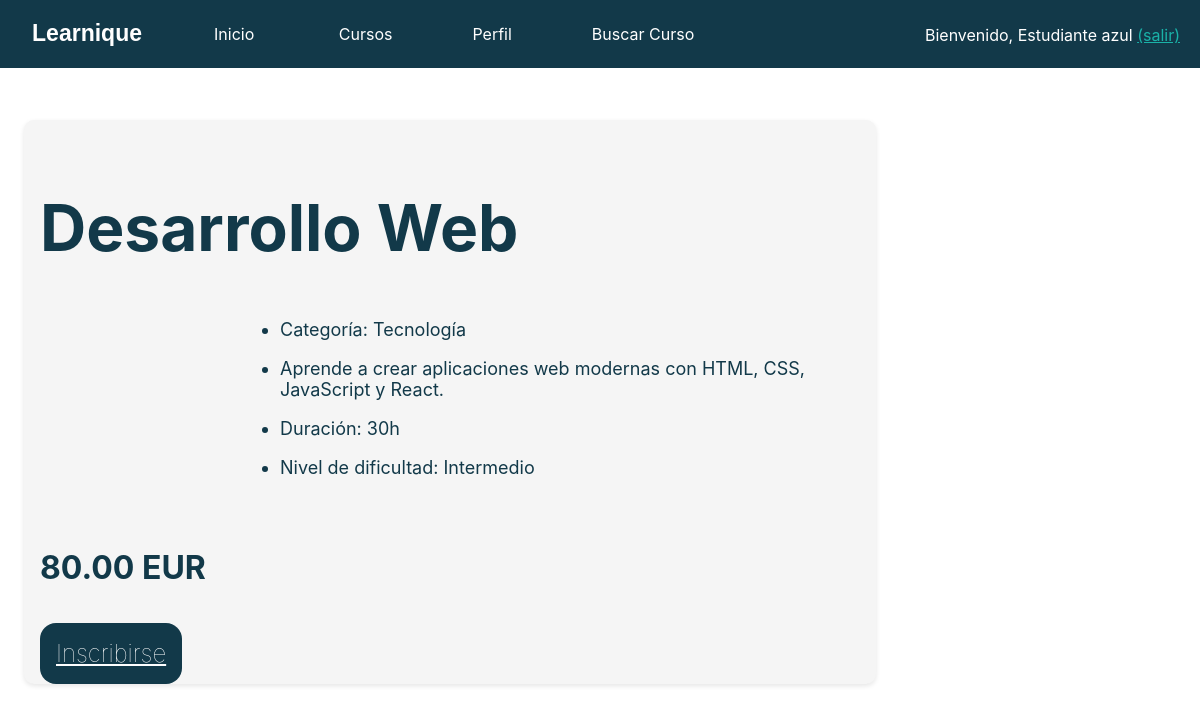
The page /curso.php?nombre_curso=Desarrollo+Web (signed in) on the database its author committed.
### tables this page shows
CREATE TABLE IF NOT EXISTS Curso (
    nombre_curso VARCHAR(100),
    descripcion TEXT NOT NULL,
    profesor_id INT,
    fecha_creacion TIMESTAMP NOT NULL,
    duracion VARCHAR(50) NOT NULL,
    nivel_dificultad ENUM('Principiante', 'Intermedio', 'Avanzado') NOT NULL,
    categoria VARCHAR(100) NOT NULL,
    requisitos_previos TEXT,
    precio DECIMAL(10, 2),
    estado_curso ENUM('Activo', 'Inactivo', 'En desarrollo') NOT NULL,
    PRIMARY KEY (nombre_curso),
    FOREIGN KEY (profesor_id) REFERENCES Profesor(id)
);

### includes/src/Curso.php (called while the page is built, shortened)
<?php
class Curso {
    private $nombre_curso;
    private $descripcion;
    private $duracion;
    private $categoria;
    private $nivel_dificultad;
    private $precio;
    public function __construct($nombre_curso, $descripcion, $profesor_id, $duracion, $categoria, $nivel_dificultad, $precio) {
        $this->nombre_curso = $nombre_curso;
        $this->descripcion = $descripcion;
        $this->duracion = $duracion;
        $this->categoria = $categoria;
        $this->nivel_dificultad = $nivel_dificultad;
        $this->precio = $precio;
    }
    public static function buscaCursoPorNombre($nombreCurso) {
        $conn = Aplicacion::getInstance()->getConexionBd();
        $query = "SELECT * FROM Curso WHERE nombre_curso = ?";
        $stmt = $conn->prepare($query);
        $stmt->bind_param("s", $nombreCurso);
        $stmt->execute();
        $result = $stmt->get_result();
        if ($result && $result->num_rows > 0) {
            $row = $result->fetch_assoc();
            $curso = new Curso($row['nombre_curso'], $row['descripcion'], $row['profesor_id'], $row['duracion'], $row['categoria'], $row['nivel_dificultad'], $row['precio']);
            return $curso;
        }
        return null;
    }
    public function getNombre() {
        return $this->nombre_curso;
    }
    public function getDescripcion() {
        return $this->descripcion;
    }
    public function getCategoria() {
        return $this->categoria;
    }
    public function getDuracion() {
        return $this->duracion;
    }
    public function getNivelDificultad() {
        return $this->nivel_dificultad;
    }
    public function getPrecio() {
        return $this->precio;
    }
}

### curso.php (the view, shortened to what this page needs)
<?php
if (isset($_SESSION['login']) && $_SESSION['login'] && isset($_GET['nombre_curso'])) {
    $nombre_curso = htmlspecialchars($_GET['nombre_curso'], ENT_QUOTES, 'UTF-8');
    $curso = es\ucm\fdi\aw\Curso::buscaCursoPorNombre($nombre_curso);
    if ($curso) {
        $contenidoPrincipal = <<<EOS
        <div id="contenedor_vista_curso">
            <div id="main_curso">
                <h1> {$curso->getNombre()} </h1>
                <ul>
                    <li><p> Categoría: {$curso->getCategoria()} </p></li>
                    <li><p> {$curso->getDescripcion()} </p></li>
                    <li><p> Duración: {$curso->getDuracion()} </p></li>
                    <li><p> Nivel de dificultad: {$curso->getNivelDificultad()} </p></li>
                </ul><br>
        EOS;
        if($_SESSION['tipo_usuario'] === es\ucm\fdi\aw\Usuario::ADMIN_ROLE) {
            $contenidoPrincipal .= esInscrito(false, $nombre_curso);
        } elseif($_SESSION['tipo_usuario'] === es\ucm\fdi\aw\Usuario::ESTUDIANTE_ROLE) {
            if(es\ucm\fdi\aw\Registrado::esRegistrado($_SESSION['id'], $curso->getNombre())) {
                $contenidoPrincipal .= esInscrito(true, $nombre_curso);
            } else {
                $contenidoPrincipal .= noInscrito($curso);
            }
        }
    } else {
        $tituloPagina = 'Error';
        $contenidoPrincipal = '<h1>Curso no encontrado.</h1>';
    }
} else {
    header('Location: index.php');
    exit();
}
function noInscrito($curso) {
    $contenido = <<<EOS
    <h3> {$curso->getPrecio()} EUR </h3><br>
    <a href='inscripcion.php?nombre_curso={$curso->getNombre()}' class='button-curso'>Inscribirse</a>
    </div>
    </div>
    EOS;
    return $contenido;
}
require __DIR__.'/includes/vistas/plantillas/plantilla.php';

### CSS/style.css (style rules this page uses)
html { font-family: 'Inter', Arial, sans-serif; background-color: white; padding: 0; color: #123949; }
h1 { font-size: 4em; }
p { font-size: large; }
ul { font-size: large; }
#contenedor_vista_curso { display: grid; grid-template-columns: 3fr 1fr; gap: 1rem; margin: 1rem; margin-top: 7rem; }
#main_curso, #chat-container { background-color: #f5f5f5; padding: 1rem; border-radius: 10px; box-shadow: 0 2px 5px rgba(0, 0, 0, 0.1); }
.button-curso { padding: 1rem; border-radius: 1rem; font-size: 1.5rem; font-weight: 100; background: #123949; color: white; border: none; }
h3 { font-size: 2em; }
ul { margin-left: 200px; }

### rows shown on the page
curso: nombre_curso "Desarrollo Web", categoria "Tecnología", descripcion "Aprende a crear aplicaciones web modernas con HTML, CSS, JavaScript y React.", duracion "30h", nivel_dificultad "Intermedio", precio "80.00"

### other values the page prints
$saludo "Estudiante"
$nombre "azul"
